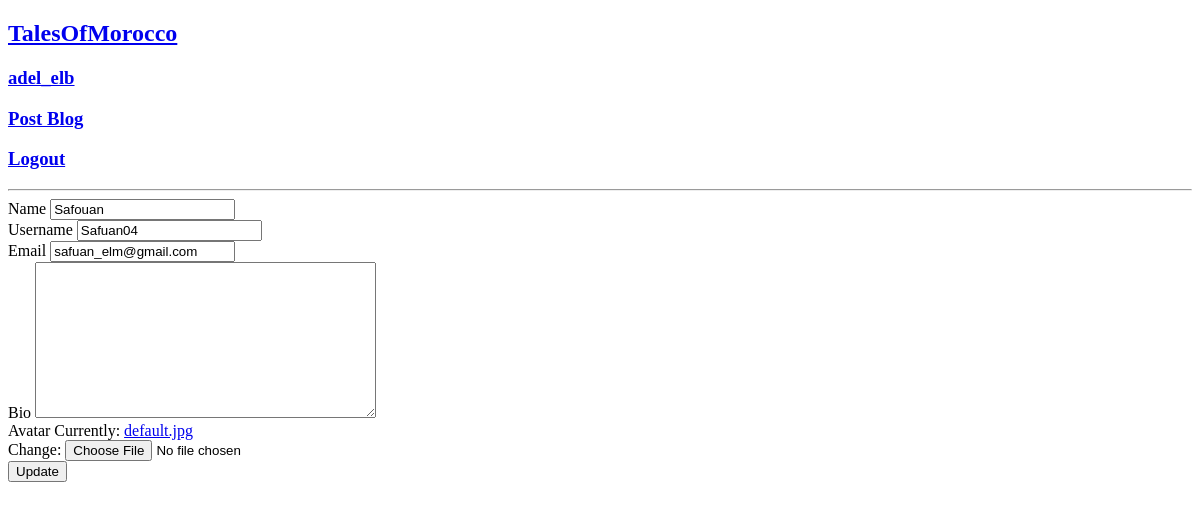
/update-profile/2/ (signed in), run on an earlier commit of the app's database.
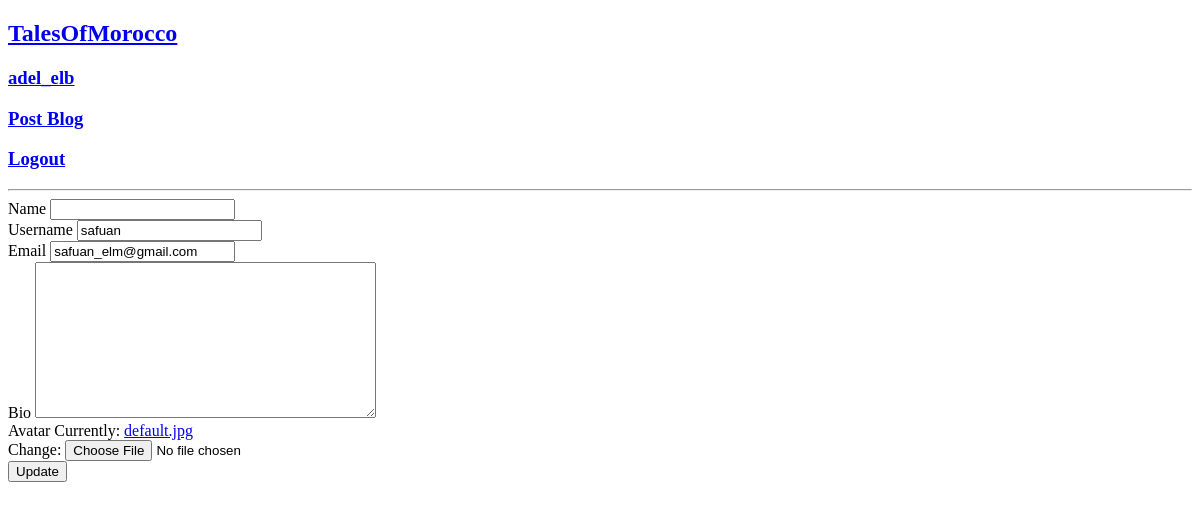
And on a later commit of the database.
### base/models.py (models this page shows)
class User(AbstractUser):
    name = models.CharField(max_length=200, null=True, blank=False)
    email = models.EmailField(unique=True, null=False, blank=False)
    bio = models.TextField(null=True)
    avatar = models.ImageField(null=True, default="default.jpg")
    USERNAME_FIELD = 'email'
    REQUIRED_FIELDS = []

### base/views.py (the view)
# urls.py: path('update-profile/<str:pk>/', views.updateProfile, name='update-profile')
@login_required(login_url='login')
def updateProfile(request, pk):
    user = User.objects.get(id=int(pk))
    form = UpdateUserForm(instance=user)
    if request.method == 'POST':
        form = UpdateUserForm(request.POST, instance=user)
        if form.is_valid():
            form.save()
            return redirect('update-profile', pk=pk,)
    context = {
        'title': 'Update Profile',
        'form': form
    }
    return render(request, 'update-profile.html', context)

### base/forms.py
class UpdateUserForm(ModelForm):
    class Meta:
        model = User
        fields = [
            'name',
            'username',
            'email',
            'bio',
            'avatar'
        ]

### base/templates/update-profile.html (shortened to what this page needs)
{% extends 'layout.html' %}
{% block content %}
<form method="POST" action="">
  <div>
      {% for field in form %}
      <div>
          <label>{{ field.label }}</label>
          {{ field }}
      </div>
      {% endfor %}
      <button type="submit">Update</button>
  </div>
</form>
{% endblock content %}

What changed in the data, as far as the page shows it:
changed User "safuan_elm@gmail.com": name "Safouan" → (not shown); username "Safuan04" → "safuan"
